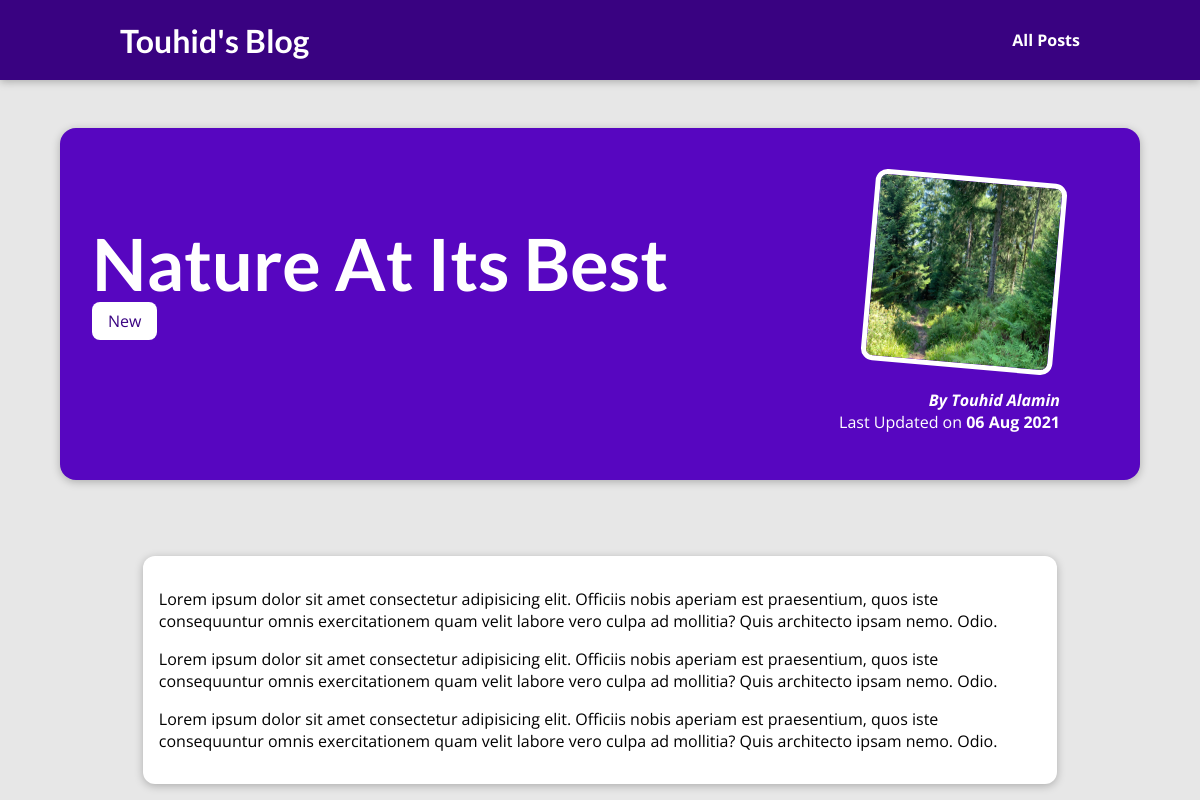
The app's page /posts/into-the-woods with its own data.
### blog/models.py (models this page shows, shortened)
class Post(models.Model):
    title = models.CharField(max_length=150)
    excerpt = models.CharField(max_length=200)
    image_name = models.CharField(max_length=100)
    date = models.DateField(auto_now=True)
    slug = models.SlugField(unique=True, db_index=True)
    content = models.TextField(validators=[MinLengthValidator(10)])
    author = models.ForeignKey(Author, on_delete=models.SET_NULL, related_name="posts", null=True)
    tag = models.ManyToManyField(Tag)

class Tag(models.Model):
    caption = models.CharField(max_length=20)

class Author(models.Model):
    first_name = models.CharField(max_length=100)
    last_name = models.CharField(max_length=100)
    email = models.EmailField()
    def full_name(self):
        return f"{self.first_name} {self.last_name}"
    def __str__(self):
        return self.full_name()

### blog/views.py (the view)
# urls.py: path("posts/<slug:slug>", views.post_details, name="posts_detail-page")  # /posts/my-first-post
def post_details(request, slug):
    identified_post = get_object_or_404(Post, slug=slug)
    return render(request, "blog/post-details.html",
                  {
                      "post": identified_post,
                      "post_tags": identified_post.tag.all()
                  })

### blog/templates/blog/post-details.html (shortened to what this page needs)
{% extends "base.html" %}
{% load static %}
{% block css_files %}
    <link rel="stylesheet" href="{% static "blog/post-datils.css" %}" >
{% endblock %}
{% block content %}
    <section id="summary">
        <h2>{{ post.title }}</h2>
        <div>
            {% for tag in post_tags %}
                <span class="tag">{{ tag.caption }}</span>
            {% endfor %}
        </div>
        <article>
            <img src="{% static "blog/images/"|add:post.image_name %}" alt="Post titel"/>
            <address>By <a href="mailto:{{ post.author.email }}">{{ post.author }}</a></address>
            <div>
                Last Updated on
                <time>{{ post.date |date:"d M Y" }}</time>
            </div>
        </article>
        <main>
            {{ post.content|linebreaks }}
        </main>
    </section>
{% endblock %}

### static/app.css (style rules this page uses)
* { box-sizing: border-box; }
html { font-family: 'Open Sans', 'Lato', sans-serif; }
body { margin: 0; }
h1, h2, h3 { font-family: 'Lato', sans-serif; font-weight: bold; }

### blog/static/blog/post-datils.css (style rules this page uses)
body { background-color: #e7e7e7; }
#summary { margin: 8rem auto 3rem auto; padding: 2rem; width: 90%; max-width: 90rem; border-radius: 16px; background-color: #5706c0; position: relative; box-shadow: 0 2px 8px rgba(0, 0, 0, 0.25); height: 22rem; }
#summary h2 { color: white; font-size: 4.5rem; margin-bottom: 0.25rem; }
#summary article { position: absolute; top: 2rem; right: 3rem; padding: 1rem 2rem; border-radius: 12px; text-align: right; color: white; }
#summary article img { width: 12rem; height: 12rem; border-radius: 12px; transform: rotateZ(5deg); border: 5px solid white; margin-bottom: 1rem; }
#summary address { font-weight: bold; }
#summary a { color: white; text-decoration: none; }
#summary time { font-weight: bold; }
main { width: 90%; max-width: 90rem; margin: 14rem auto; background-color: white; padding: 1rem; border-radius: 12px; box-shadow: 0 2px 8px rgba(0, 0, 0, 0.25); }
.tag { background-color: white; color: #390281; padding : 0.5rem 1rem; border-radius: 8px; }

### records on screen
Post: title "Nature At Its Best", image_name (picture), author "Touhid Alamin", date "06 Aug 2021", content "Lorem ipsum dolor sit amet consectetur adipisicing elit. Officiis nobis aperiam est praesentium, quos iste consequuntur omnis exercitationem quam velit labore vero culpa ad mollitia? Quis architecto ipsam nemo. Odio. Lorem ipsum dolor sit amet consectetur adipisicing elit. Officiis nobis aperiam est praesentium, quos iste consequuntur omnis exercitationem quam velit labore vero culpa ad mollitia? Quis architecto ipsam nemo. Odio. Lorem ipsum dolor sit amet consectetur adipisicing elit. Officiis nobis aperiam est praesentium, quos iste consequuntur omnis exercitationem quam velit labore vero culpa ad mollitia? Quis architecto ipsam nemo. Odio."
Tag: caption "New"
